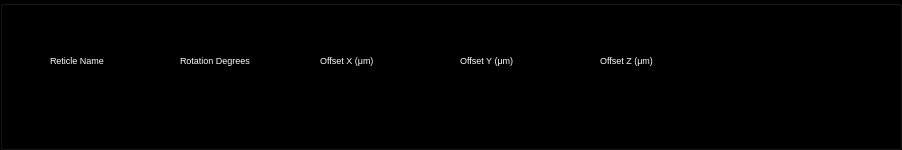
<?xml version="1.0" encoding="UTF-8"?>
<ui version="4.0">
 <class>GroupBox</class>
 <widget class="QGroupBox" name="GroupBox">
  <property name="geometry">
   <rect>
    <x>0</x>
    <y>0</y>
    <width>902</width>
    <height>150</height>
   </rect>
  </property>
  <property name="minimumSize">
   <size>
    <width>700</width>
    <height>150</height>
   </size>
  </property>
  <property name="maximumSize">
   <size>
    <width>16777215</width>
    <height>150</height>
   </size>
  </property>
  <property name="windowTitle">
   <string>GroupBox</string>
  </property>
  <property name="styleSheet">
   <string notr="true">QWidget{
background-color: rgb(00,00,00);
color: #FFFFFF;
}
QPushButton{
	background-color: black;
}
 QPushButton:pressed {
     background-color: rgb(224, 0, 0);     
}
QPushButton:hover {
     background-color: rgb(100, 30, 30);
}
QPushButton#startButton:disabled:checked {
	color: gray;
}
QPushButton#startButton:disabled:checked {
	background-color: #ffaaaa;
}
QPushButton#startButton:disabled:!checked {
	background-color: lightGreen;
}</string>
  </property>
  <widget class="QLineEdit" name="lineEditRot">
   <property name="geometry">
    <rect>
     <x>180</x>
     <y>70</y>
     <width>130</width>
     <height>40</height>
    </rect>
   </property>
   <property name="minimumSize">
    <size>
     <width>130</width>
     <height>40</height>
    </size>
   </property>
   <property name="maximumSize">
    <size>
     <width>115</width>
     <height>40</height>
    </size>
   </property>
  </widget>
  <widget class="QLineEdit" name="lineEditOffsetX">
   <property name="geometry">
    <rect>
     <x>320</x>
     <y>70</y>
     <width>130</width>
     <height>40</height>
    </rect>
   </property>
   <property name="minimumSize">
    <size>
     <width>130</width>
     <height>40</height>
    </size>
   </property>
   <property name="maximumSize">
    <size>
     <width>115</width>
     <height>40</height>
    </size>
   </property>
  </widget>
  <widget class="QLineEdit" name="lineEditOffsetY">
   <property name="geometry">
    <rect>
     <x>460</x>
     <y>70</y>
     <width>130</width>
     <height>40</height>
    </rect>
   </property>
   <property name="minimumSize">
    <size>
     <width>130</width>
     <height>40</height>
    </size>
   </property>
   <property name="maximumSize">
    <size>
     <width>115</width>
     <height>40</height>
    </size>
   </property>
  </widget>
  <widget class="QLineEdit" name="lineEditOffsetZ">
   <property name="geometry">
    <rect>
     <x>600</x>
     <y>70</y>
     <width>130</width>
     <height>40</height>
    </rect>
   </property>
   <property name="minimumSize">
    <size>
     <width>130</width>
     <height>40</height>
    </size>
   </property>
  </widget>
  <widget class="QLabel" name="lableRot">
   <property name="geometry">
    <rect>
     <x>180</x>
     <y>50</y>
     <width>111</width>
     <height>20</height>
    </rect>
   </property>
   <property name="font">
    <font>
     <pointsize>7</pointsize>
    </font>
   </property>
   <property name="text">
    <string>Rotation Degrees</string>
   </property>
  </widget>
  <widget class="QLabel" name="labelOffsetX">
   <property name="geometry">
    <rect>
     <x>320</x>
     <y>50</y>
     <width>111</width>
     <height>20</height>
    </rect>
   </property>
   <property name="font">
    <font>
     <pointsize>7</pointsize>
    </font>
   </property>
   <property name="text">
    <string>Offset X (μm)</string>
   </property>
  </widget>
  <widget class="QLineEdit" name="lineEditName">
   <property name="geometry">
    <rect>
     <x>40</x>
     <y>70</y>
     <width>130</width>
     <height>40</height>
    </rect>
   </property>
   <property name="minimumSize">
    <size>
     <width>130</width>
     <height>40</height>
    </size>
   </property>
   <property name="maximumSize">
    <size>
     <width>115</width>
     <height>40</height>
    </size>
   </property>
  </widget>
  <widget class="QLabel" name="labelName">
   <property name="geometry">
    <rect>
     <x>50</x>
     <y>50</y>
     <width>111</width>
     <height>20</height>
    </rect>
   </property>
   <property name="font">
    <font>
     <pointsize>7</pointsize>
    </font>
   </property>
   <property name="text">
    <string>Reticle Name</string>
   </property>
  </widget>
  <widget class="QLabel" name="labelOffsetY">
   <property name="geometry">
    <rect>
     <x>460</x>
     <y>50</y>
     <width>111</width>
     <height>20</height>
    </rect>
   </property>
   <property name="font">
    <font>
     <pointsize>7</pointsize>
    </font>
   </property>
   <property name="text">
    <string>Offset Y (μm)</string>
   </property>
  </widget>
  <widget class="QLabel" name="labelOffsetZ">
   <property name="geometry">
    <rect>
     <x>600</x>
     <y>50</y>
     <width>111</width>
     <height>20</height>
    </rect>
   </property>
   <property name="font">
    <font>
     <pointsize>7</pointsize>
    </font>
   </property>
   <property name="text">
    <string>Offset Z (μm)</string>
   </property>
  </widget>
 </widget>
 <tabstops>
  <tabstop>lineEditName</tabstop>
  <tabstop>lineEditRot</tabstop>
  <tabstop>lineEditOffsetX</tabstop>
  <tabstop>lineEditOffsetY</tabstop>
  <tabstop>lineEditOffsetZ</tabstop>
 </tabstops>
 <resources/>
 <connections/>
</ui>
